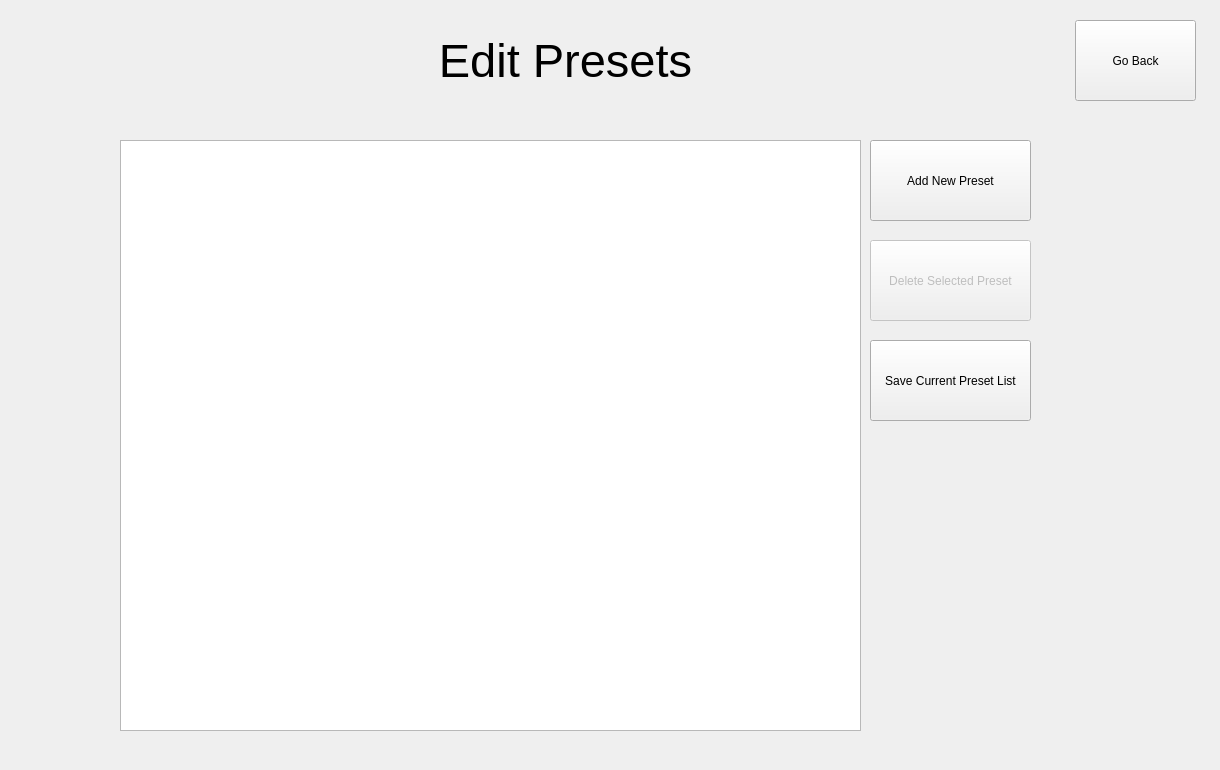
<?xml version="1.0" encoding="UTF-8"?>
<ui version="4.0">
 <class>Form</class>
 <widget class="QWidget" name="Form">
  <property name="geometry">
   <rect>
    <x>0</x>
    <y>0</y>
    <width>1220</width>
    <height>770</height>
   </rect>
  </property>
  <property name="windowTitle">
   <string>Form</string>
  </property>
  <widget class="QLabel" name="iconLabel">
   <property name="geometry">
    <rect>
     <x>20</x>
     <y>20</y>
     <width>101</width>
     <height>101</height>
    </rect>
   </property>
   <property name="text">
    <string/>
   </property>
   <property name="pixmap">
    <pixmap>../../../Downloads/image.png</pixmap>
   </property>
   <property name="scaledContents">
    <bool>true</bool>
   </property>
  </widget>
  <widget class="QLabel" name="label">
   <property name="geometry">
    <rect>
     <x>420</x>
     <y>10</y>
     <width>291</width>
     <height>101</height>
    </rect>
   </property>
   <property name="font">
    <font>
     <pointsize>35</pointsize>
    </font>
   </property>
   <property name="text">
    <string>Edit Presets</string>
   </property>
   <property name="alignment">
    <set>Qt::AlignmentFlag::AlignCenter</set>
   </property>
  </widget>
  <widget class="QPushButton" name="menuButton">
   <property name="geometry">
    <rect>
     <x>1075</x>
     <y>20</y>
     <width>121</width>
     <height>81</height>
    </rect>
   </property>
   <property name="text">
    <string>Go Back</string>
   </property>
  </widget>
  <widget class="QListWidget" name="presetsList">
   <property name="geometry">
    <rect>
     <x>120</x>
     <y>140</y>
     <width>741</width>
     <height>591</height>
    </rect>
   </property>
  </widget>
  <widget class="QPushButton" name="addPresetButton">
   <property name="geometry">
    <rect>
     <x>870</x>
     <y>140</y>
     <width>161</width>
     <height>81</height>
    </rect>
   </property>
   <property name="text">
    <string>Add New Preset</string>
   </property>
  </widget>
  <widget class="QPushButton" name="removePresetButton">
   <property name="enabled">
    <bool>false</bool>
   </property>
   <property name="geometry">
    <rect>
     <x>870</x>
     <y>240</y>
     <width>161</width>
     <height>81</height>
    </rect>
   </property>
   <property name="text">
    <string>Delete Selected Preset</string>
   </property>
  </widget>
  <widget class="QPushButton" name="savePresetButton">
   <property name="geometry">
    <rect>
     <x>870</x>
     <y>340</y>
     <width>161</width>
     <height>81</height>
    </rect>
   </property>
   <property name="text">
    <string>Save Current Preset List</string>
   </property>
  </widget>
 </widget>
 <resources/>
 <connections/>
</ui>
